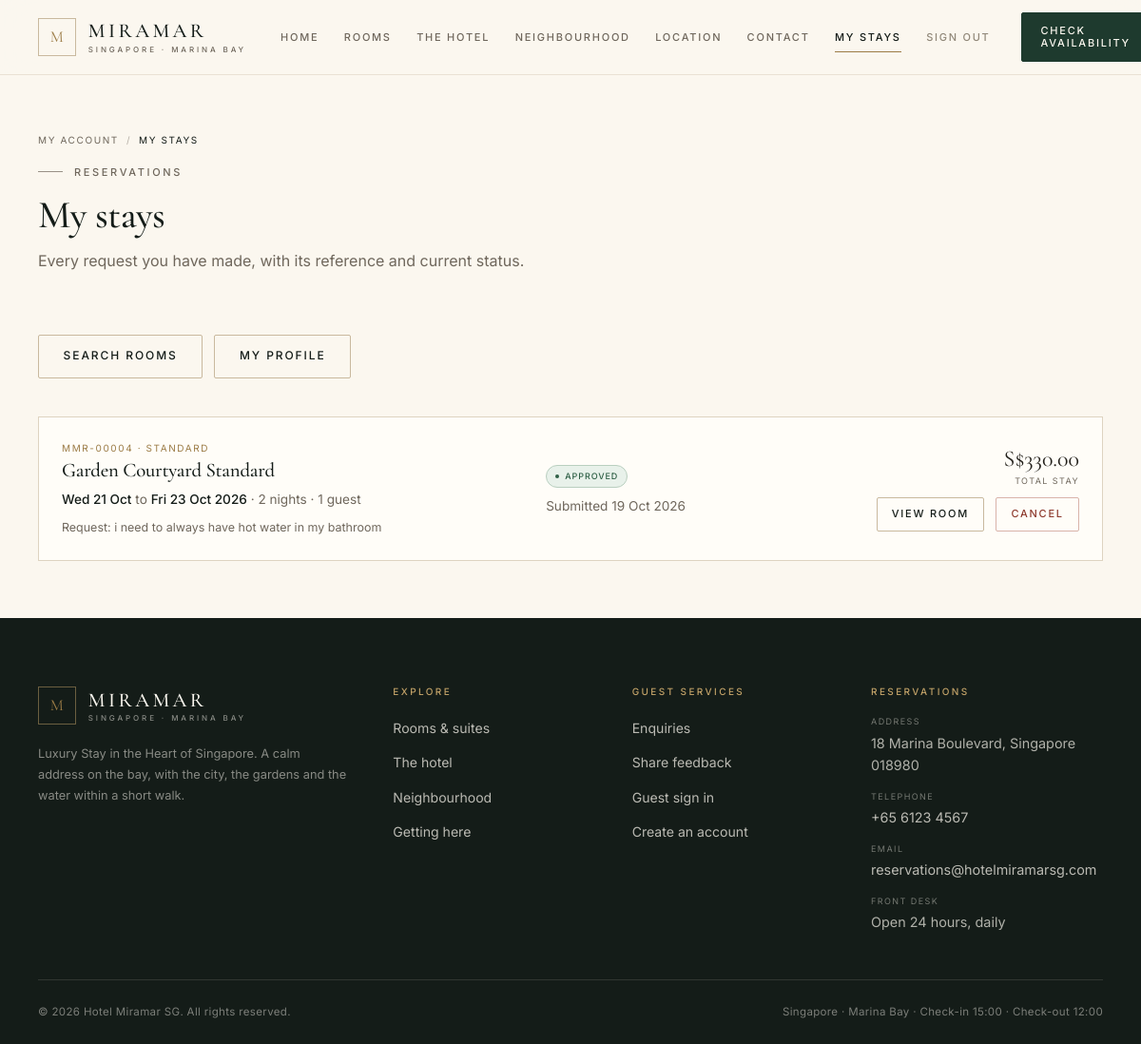
The app's page /customer/bookings (signed in) with its own data.
### app/models/models.py (models this page shows, shortened)
class Booking(db.Model):
    __tablename__ = 'bookings'
    id = db.Column(db.Integer, primary_key=True)
    user_id = db.Column(db.Integer, db.ForeignKey('users.id'), nullable=False, index=True)
    room_id = db.Column(db.Integer, db.ForeignKey('rooms.id'), nullable=False, index=True)
    check_in = db.Column(db.Date, nullable=False)
    check_out = db.Column(db.Date, nullable=False)
    num_guests = db.Column(db.Integer, default=1)
    total_price = db.Column(db.Numeric(12, 2), nullable=False)
    status = db.Column(db.String(20), default='pending', nullable=False, index=True)
    special_requests = db.Column(db.Text)
    admin_notes = db.Column(db.Text)
    created_at = db.Column(db.DateTime, default=datetime.utcnow)
    updated_at = db.Column(db.DateTime, default=datetime.utcnow, onupdate=datetime.utcnow)
    user = db.relationship('User', back_populates='bookings')
    room = db.relationship('Room', back_populates='bookings')
    @property
    def nights(self):
        if self.check_in and self.check_out:
            return (self.check_out - self.check_in).days
        return 0

class Room(db.Model):
    __tablename__ = 'rooms'
    id = db.Column(db.Integer, primary_key=True)
    name = db.Column(db.String(120), nullable=False)
    room_type = db.Column(db.String(50), nullable=False)  # Standard, Deluxe, Suite, etc.
    description = db.Column(db.Text)
    price_per_night = db.Column(db.Numeric(10, 2), nullable=False)
    max_occupancy = db.Column(db.Integer, default=2)
    amenities = db.Column(db.Text)  # comma-separated or JSON-like string
    image_filename = db.Column(db.String(255))
    is_available = db.Column(db.Boolean, default=True, nullable=False)
    is_featured = db.Column(db.Boolean, default=False)
    created_at = db.Column(db.DateTime, default=datetime.utcnow)
    updated_at = db.Column(db.DateTime, default=datetime.utcnow, onupdate=datetime.utcnow)
    bookings = db.relationship('Booking', back_populates='room', lazy='dynamic')

### app/routes/customer.py (the view)
@customer_bp.route('/bookings')
@login_required
def my_bookings():
    if current_user.is_admin:
        return redirect(url_for('admin.bookings'))
    bookings = current_user.bookings.order_by(Booking.created_at.desc()).all()
    return render_template('customer/bookings.html', bookings=bookings)

### app/models/models.py (called while the page is built)
@login_manager.user_loader
def load_user(user_id):
    return User.query.get(int(user_id))

### app/templates/customer/bookings.html (shortened to what this page needs)
{% extends 'base.html' %}
{% block content %}
<div class="container">
  <div class="page-intro">
    <nav class="breadcrumb" aria-label="Breadcrumb" style="color: var(--muted);">
      <a href="{{ url_for('customer.dashboard') }}" style="color: var(--muted);">My account</a>
      <span aria-hidden="true">/</span>
      <span aria-current="page" style="color: var(--ink);">My stays</span>
    </nav>
    <p class="eyebrow" style="margin-top: 1rem;">Reservations</p>
    <h1>My stays</h1>
    <p>Every request you have made, with its reference and current status.</p>
  </div>
  {% set confirmed_id = request.args.get('confirmed', 0)|int %}
  {% set confirmed = (bookings|selectattr('id', 'equalto', confirmed_id)|first) if confirmed_id else None %}
  <div class="portal-actions">
    <a class="btn btn--ghost" href="{{ url_for('customer.search_rooms') }}">Search rooms</a>
    <a class="btn btn--ghost" href="{{ url_for('customer.profile') }}">My profile</a>
  </div>
  {% if bookings %}
  <div class="booking-list" style="padding-bottom: clamp(2.5rem, 5vw, 4rem);">
    {% for b in bookings %}
    <article class="booking-card" style="grid-template-columns: minmax(0, 1.5fr) minmax(0, 1fr) auto;">
      <div>
        <p class="booking-card__ref">MMR-{{ '%05d'|format(b.id) }} &middot; {{ b.room.room_type }}</p>
        <h2 class="booking-card__room">{{ b.room.name }}</h2>
        <p class="booking-card__dates">
          <strong>{{ b.check_in.strftime('%a %d %b') }}</strong> to <strong>{{ b.check_out.strftime('%a %d %b %Y') }}</strong>
          &middot; {{ b.nights }} {{ 'night' if b.nights == 1 else 'nights' }} &middot; {{ b.num_guests }} {{ 'guest' if b.num_guests == 1 else 'guests' }}
        </p>
        {% if b.special_requests %}
        <p class="muted" style="font-size: 0.78rem; margin-top: 0.5rem;">Request: {{ b.special_requests|truncate(80, true, '…') }}</p>
        {% endif %}
      </div>
      <div>
        <span class="badge badge-{{ b.status }}">{{ b.status|capitalize }}</span>
        <div class="booking-card__dates" style="margin-top: 0.5rem;">Submitted {{ b.created_at.strftime('%d %b %Y') }}</div>
      </div>
      <div>
        <div class="booking-card__total">S${{ '%.2f'|format(b.total_price) }}<small>Total stay</small></div>
        <div class="booking-card__foot" style="margin-top: 0.75rem;">
          <a class="btn btn--ghost btn--sm" href="{{ url_for('public.room_detail', room_id=b.room.id) }}">View room</a>
          {% if b.status in ('pending', 'approved') %}
          <form method="post" action="{{ url_for('customer.cancel_booking', booking_id=b.id) }}" onsubmit="return confirm('Cancel this booking?');">
            <button type="submit" class="btn btn--danger btn--sm">Cancel</button>
          </form>
          {% endif %}
        </div>
      </div>
    </article>
    {% endfor %}
  </div>
  {% endif %}
</div>
{% endblock %}

### records on screen
Booking: id "00004", room.room_type "STANDARD", room.name "Garden Courtyard Standard", check_in "Wed 21 Oct", check_out "Fri 23 Oct 2026", nights "2", check_in+check_out "nights", num_guests "1", num_guests "guest", special_requests "i need to always have hot water in my bathroom", status "APPROVED", created_at "19 Oct 2026", total_price "330.00"

### other values on screen
{{ hotel_tagline }} "Luxury Stay in the Heart of Singapore"
{{ hotel_address }} "18 Marina Boulevard, Singapore 018980"
{{ hotel_phone }} "+65 6123 4567"
{{ hotel_email }} "reservations@hotelmiramarsg.com"
{{ hotel_name }} "Hotel Miramar SG"
